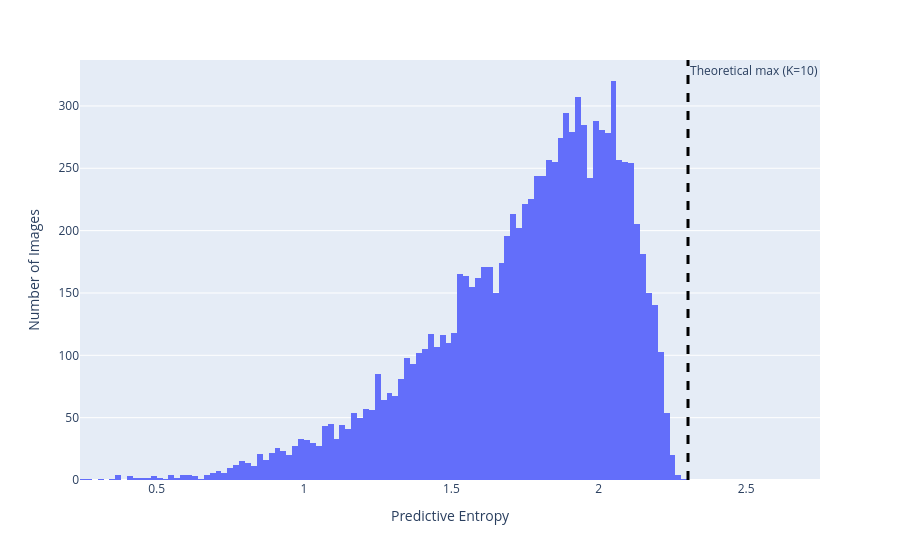

Here is the notebook cell this chart was saved with:
### Markdown cell above
## 2. **Plot the distribution of predictive entropies.**
   - Create a histogram using the entropy values from all test images.
   - Label the horizontal axis **Predictive entropy** and the vertical axis **Number of images**.
   - Recall that entropy ranges from $0$ to $\log K$, where $K$ is the number of classes.

### Code cell
import plotly.express as px
import math

fig = px.histogram(
    df,
    x="entropy",
    labels={"entropy": "Predictive Entropy"}
)
fig.update_layout(yaxis_title="Number of Images")
max_entropy = math.log(10) # 10 classes total for this example
fig.add_vline(x=max_entropy, line_width=3, line_dash="dash", line_color="black", annotation_text="Theoretical max (K=10)", annotation_position="top right")
fig.show()

### Figure 1 — Plotly figure (JSON) as saved in the notebook; plotly's stock layout.template omitted (floating-point values rounded to 4 significant figures; data arrays with more than 128 entries replaced by an {"elided": "..."} marker saying what was removed)
{"data": [{"bingroup": "x", "hovertemplate": "Predictive Entropy=%{x}<br>count=%{y}<extra></extra>", "legendgroup": "", "marker": {"color": "#636efa", "pattern": {"shape": ""}}, "name": "", "orientation": "v", "showlegend": false, "x": {"elided": "10000 float values"}, "xaxis": "x", "yaxis": "y", "type": "histogram"}], "layout": {"xaxis": {"anchor": "y", "domain": [0.0, 1.0], "title": {"text": "Predictive Entropy"}}, "yaxis": {"anchor": "x", "domain": [0.0, 1.0], "title": {"text": "Number of Images"}}, "legend": {"tracegroupgap": 0}, "margin": {"t": 60}, "barmode": "relative", "shapes": [{"line": {"color": "black", "dash": "dash", "width": 3}, "type": "line", "x0": 2.303, "x1": 2.303, "xref": "x", "y0": 0, "y1": 1, "yref": "y domain"}], "annotations": [{"showarrow": false, "text": "Theoretical max (K=10)", "x": 2.303, "xanchor": "left", "xref": "x", "y": 1, "yanchor": "top", "yref": "y domain"}]}}
